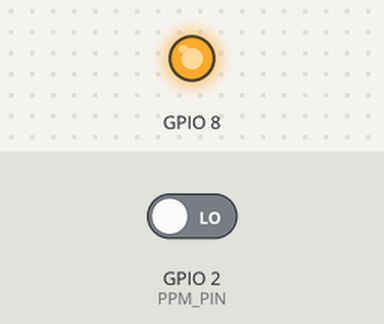
The program below on a simulated ESP32-C3. On the bench: output pins drawn as LEDs (lit = HIGH). The test bench sets the inputs (shaded band); at power-on: GPIO 2 (PPM_PIN) LOW.

Above: at 1.2 s.
1.3 s: GPIO 2 (PPM_PIN) driven HIGH
At 2.7 s:
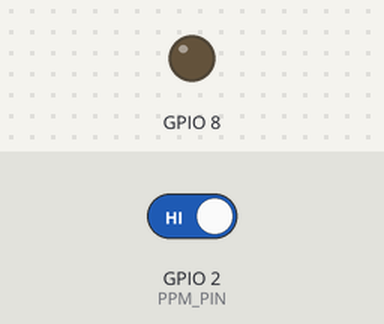
Timing chart, 0 to 4.3 s (numbered marks = the images above; inputs shaded):
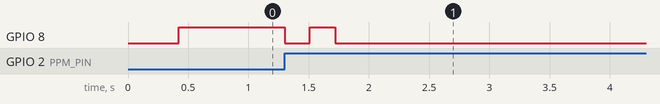

The program:

main.cpp
```cpp
#include <Arduino.h>
#include "BitWriter.h"

#define PPM_PIN 2 // Where the PPM Signal comes in
#define NUM_PPM_CHANNELS 8
#define NUM_CRSF_CHANNELS 16
#define INVERT_SIGNAL false // true for output to a JR-Module (ESP32 boards only), false when using an RX as TX

volatile uint16_t ppmValues[NUM_PPM_CHANNELS];

const uint8_t CRSF_SYNC_POS = 0;
const uint8_t CRSF_LEN_POS = 1;
const uint8_t CRSF_TYPE_POS = 2;
const uint8_t CRSF_PAYLOAD_POS = 3;
const uint8_t CRSF_CRC_POS = 25;
const uint8_t CRSF_BITS_PER_CHANNEL = 11;

const uint8_t CRSF_PAYLOAD_SIZE = 22;
const uint8_t CRSF_FRAME_SIZE = CRSF_PAYLOAD_SIZE + 4;

const uint8_t CRSF_SYNC = 0xC8; // EdgeTX: 0xEE CRSF: 0xC8
const uint8_t CRSF_LEN = CRSF_PAYLOAD_SIZE + 2;
const uint8_t CRSF_TYPE = 0x16; // CRSF Frametype RC channels packed

const uint16_t CRSF_MIN_US = 988;
const uint16_t CRSF_MAX_US = 2012;
const uint16_t CRSF_MIN_VALUE = 172;
const uint16_t CRSF_MAX_VALUE = 1811;
const uint16_t CRSF_NEUTRAL = 992;
const uint16_t CRSF_REFRESH_RATE = 10; // ms
const uint16_t BLINK_RATE = 200;       // ms

const uint16_t PPM_SYNC = 3000;   // us
const uint16_t PPM_TIMEOUT = 500; // ms
const uint16_t PPM_NEUTRAL = 1500;

static uint8_t crsfFrame[CRSF_FRAME_SIZE];
static volatile long lastPPMPulse = 0;

void ppmISR() {
    static uint8_t currentChannel = 0;

    uint32_t now = micros();
    uint32_t duration = now - lastPPMPulse;
    lastPPMPulse = now;

    if (duration > PPM_SYNC) {
        currentChannel = 0;
    } else {
        if (currentChannel < NUM_PPM_CHANNELS) {
            ppmValues[currentChannel] = duration;
            currentChannel++;
        }
    }
}

void encodeChannels() {
    uint16_t channels[NUM_CRSF_CHANNELS];
    for (int i = 0; i < NUM_CRSF_CHANNELS; i++) {
        uint16_t val;
        if (i < NUM_PPM_CHANNELS)
            val = map(ppmValues[i], CRSF_MIN_US, CRSF_MAX_US, CRSF_MIN_VALUE, CRSF_MAX_VALUE);
        else
            val = CRSF_NEUTRAL;
        channels[i] = max(min(val, CRSF_MAX_VALUE), CRSF_MIN_VALUE);
    }

    BitWriter writer(&crsfFrame[CRSF_PAYLOAD_POS], CRSF_PAYLOAD_SIZE);
    for (int i = 0; i < NUM_CRSF_CHANNELS; i++) {
        writer.writeBits(channels[i], CRSF_BITS_PER_CHANNEL);
    }
}

uint8_t crc8(const uint8_t *data, uint8_t length) {
    uint8_t crc = 0;
    for (uint8_t i = 0; i < length; i++) {
        crc ^= data[i];
        for (uint8_t j = 0; j < 8; j++) {
            if (crc & 0x80)
                crc = (crc << 1) ^ 0xD5;
            else
                crc <<= 1;
        }
    }
    return crc;
}

void sendCRSFFrame() {
    crsfFrame[CRSF_SYNC_POS] = CRSF_SYNC;
    crsfFrame[CRSF_LEN_POS] = CRSF_PAYLOAD_SIZE + 2;
    crsfFrame[CRSF_TYPE_POS] = CRSF_TYPE;
    encodeChannels();
    crsfFrame[CRSF_CRC_POS] = crc8(&crsfFrame[CRSF_TYPE_POS], CRSF_PAYLOAD_SIZE + 1);
    CRSF_SERIAL.write(crsfFrame, CRSF_FRAME_SIZE);
}

void setup() {
    pinMode(LED_PORT, OUTPUT);
    for (int i = 0; i < NUM_PPM_CHANNELS; ++i) {
        ppmValues[i] = PPM_NEUTRAL;
    }

#ifdef ESP32
    CRSF_SERIAL.begin(CRSF_BAUD_RATE, SERIAL_8N1, CRSF_RX_PIN, CRSF_TX_PIN, INVERT_SIGNAL);
#else
    #if INVERT_SIGNAL
        #error "INVERT_SIGNAL=true Not supported on that board."
    #endif
    CRSF_SERIAL.begin(CRSF_BAUD_RATE);
#endif
    pinMode(PPM_PIN, INPUT);
    attachInterrupt(digitalPinToInterrupt(PPM_PIN), ppmISR, RISING);
}

void loop() {
    static uint32_t lastSend = 0;
    static uint32_t lastBlink = 0;
    static bool blinkState = false;

    uint32_t now = millis();
    noInterrupts();
    uint32_t lastPPMMillis = lastPPMPulse / 1000;
    interrupts();
    uint32_t ppmAge = now - lastPPMMillis;
    if ((ppmAge < PPM_TIMEOUT) && (now - lastSend > CRSF_REFRESH_RATE)) {
        lastSend = now;
        sendCRSFFrame();
        if (now - lastBlink > BLINK_RATE) {
            lastBlink = now;
            digitalWrite(LED_PORT, blinkState ? HIGH : LOW);
            blinkState = !blinkState;
        }
    } // else timeout => send nothing leads to failsafe
}
```

BitWriter.cpp
```cpp
#include "BitWriter.h"

BitWriter::BitWriter(uint8_t *buf, uint8_t bufSize) : buffer(buf), size(bufSize), bitPos(0) {
    memset(buffer, 0, size);
}

void BitWriter::writeBits(uint32_t value, uint8_t numBits) {
    value &= (1UL << numBits) - 1; // Mask numBits

    while (numBits > 0) {
        uint8_t byteIndex = bitPos / 8;
        if (byteIndex >= size)
            return; // No write behind buffer

        uint8_t bitIndex = bitPos % 8;
        uint8_t bitsAvailable = 8 - bitIndex;
        uint8_t bitsToWrite = (numBits < bitsAvailable) ? numBits : bitsAvailable;

        uint8_t chunk = value & ((1UL << bitsToWrite) - 1);
        buffer[byteIndex] |= chunk << bitIndex;

        value >>= bitsToWrite;
        numBits -= bitsToWrite;
        bitPos += bitsToWrite;
    }
}
```

BitWriter.h
```cpp
#include <Arduino.h>

#ifndef BIT_WRITER_H
#define BIT_WRITER_H

class BitWriter {
    private:
        uint8_t *buffer;
        uint8_t size;
        uint16_t bitPos;

    public:
        /** Constructor */
        BitWriter(uint8_t *buf, uint8_t bufSize);

        /** Write numBits of value, LSB first to the buffer */
        void writeBits(uint32_t value, uint8_t numBits);
};

#endif
```

Measured:
- after the input at 1.3 s, GPIO 8: HIGH → LOW at once, → HIGH 0.21 s later, → LOW 0.21 s later
